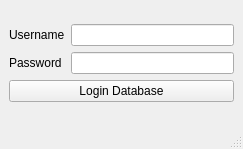
<?xml version="1.0" encoding="UTF-8"?>
<ui version="4.0">
 <class>MainWindow</class>
 <widget class="QMainWindow" name="MainWindow">
  <property name="geometry">
   <rect>
    <x>0</x>
    <y>0</y>
    <width>243</width>
    <height>149</height>
   </rect>
  </property>
  <property name="windowTitle">
   <string>MainWindow</string>
  </property>
  <widget class="QWidget" name="centralwidget">
   <layout class="QGridLayout" name="gridLayout_2">
    <item row="0" column="0">
     <layout class="QVBoxLayout" name="verticalLayout">
      <item>
       <layout class="QGridLayout" name="gridLayout">
        <item row="0" column="0">
         <widget class="QLabel" name="label">
          <property name="text">
           <string>Username</string>
          </property>
         </widget>
        </item>
        <item row="0" column="1">
         <widget class="QLineEdit" name="username_line_edit"/>
        </item>
        <item row="1" column="0">
         <widget class="QLabel" name="label_2">
          <property name="text">
           <string>Password</string>
          </property>
         </widget>
        </item>
        <item row="1" column="1">
         <widget class="QLineEdit" name="password_line_edit">
          <property name="inputMethodHints">
           <set>Qt::ImhHiddenText|Qt::ImhNoAutoUppercase|Qt::ImhNoPredictiveText|Qt::ImhSensitiveData</set>
          </property>
          <property name="echoMode">
           <enum>QLineEdit::Password</enum>
          </property>
         </widget>
        </item>
       </layout>
      </item>
      <item>
       <widget class="QPushButton" name="login_button">
        <property name="text">
         <string>Login Database</string>
        </property>
       </widget>
      </item>
     </layout>
    </item>
   </layout>
  </widget>
  <widget class="QMenuBar" name="menubar">
   <property name="geometry">
    <rect>
     <x>0</x>
     <y>0</y>
     <width>243</width>
     <height>21</height>
    </rect>
   </property>
  </widget>
  <widget class="QStatusBar" name="statusbar"/>
 </widget>
 <resources/>
 <connections/>
</ui>
